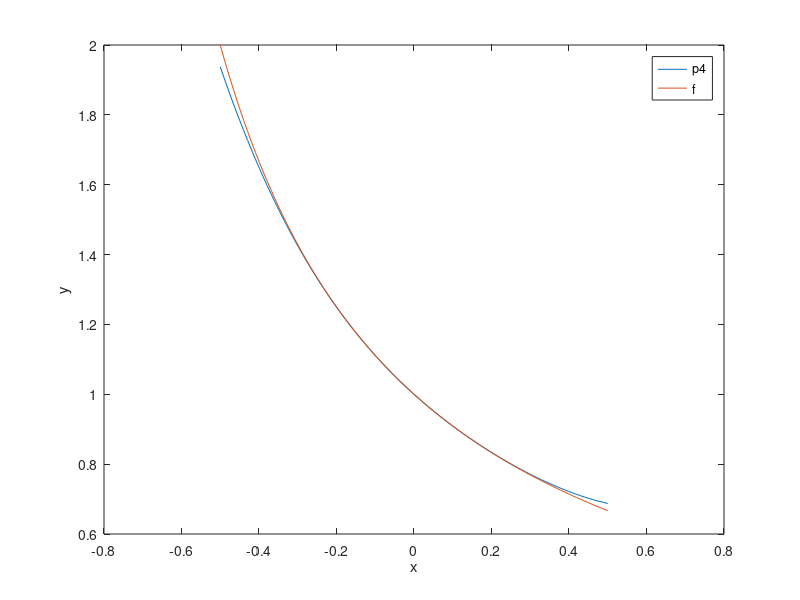

This chart was generated by the following MATLAB code:
% Calculando polinomios de taylor para f(x) = 1/1+x
x=linspace(-0.5,0.5,100)
p1 = 1-x;
p2 = p1 + x.^2;
p3 = p2 - x.^3;
p4 = p3 + x.^4;
f = 1./(1+x);
plot(x,p4,x,f);
xlabel('x');
ylabel('y');
legend('p4','f');

